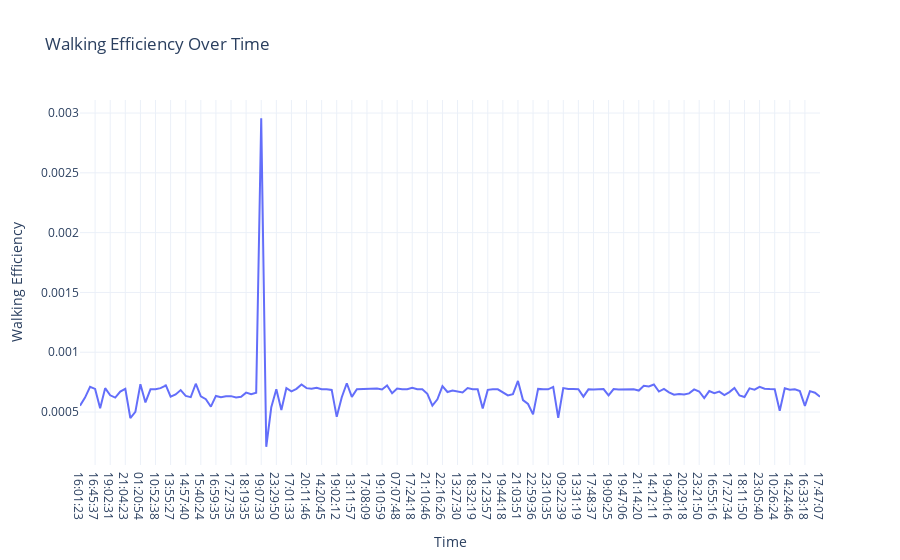

This figure's notebook cell:
### Code cell
# Calculate Walking Efficiency
data["Walking Efficiency"] = data["Distance"] / data["Step Count"]

fig6 = px.line(data, x="Time",
               y="Walking Efficiency",
               title="Walking Efficiency Over Time")
fig6.show()

### Figure 1 — Plotly figure (JSON) as saved in the notebook; plotly's stock layout.template omitted (floating-point values rounded to 4 significant figures; data arrays with more than 128 entries replaced by an {"elided": "..."} marker saying what was removed)
{"data": [{"hovertemplate": "Time=%{x}<br>Walking Efficiency=%{y}<extra></extra>", "legendgroup": "", "line": {"color": "#636efa", "dash": "solid"}, "marker": {"symbol": "circle"}, "mode": "lines", "name": "", "orientation": "v", "showlegend": false, "type": "scatter", "x": {"elided": "149 str values"}, "xaxis": "x", "y": {"elided": "149 float values"}, "yaxis": "y"}], "layout": {"legend": {"tracegroupgap": 0}, "title": {"text": "Walking Efficiency Over Time"}, "xaxis": {"anchor": "y", "domain": [0, 1], "title": {"text": "Time"}}, "yaxis": {"anchor": "x", "domain": [0, 1], "title": {"text": "Walking Efficiency"}}}}
